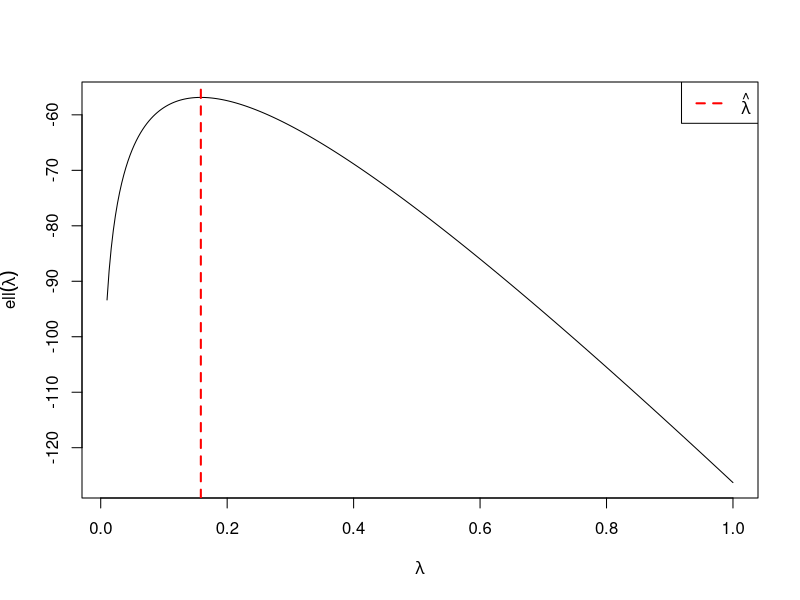

Generate this figure with R: (Note: this script raises an error after producing the figure.)
# ----------- QUESTÃO 1 ----------- #
# Considera-se que o tempo de vida segue uma distribuição exponencial com taxa λ > 0

# 1.1) PDF da distribuição exponencial
exp_pdf <- function(x, lambda){
  return(lambda * exp(-lambda * x))
}

# 1.2(a) Função de verossimilhança(likelihood)
likelihood_exp <- function(x, lambda) {
  return(prod(exp_pdf(x, lambda)))
}

# 1.2(b) Função log-verossimilhança(log likelihood)
loglike_exp <- function(x, lambda) {
  n <- length(x)
  return(n * log(lambda) - lambda * sum(x))
}

# 1.2(c) Estimador de Máxima Verossimilhança
# Para a exponencial, o MLE é o inverso da média amostral
mle_exp <- function(x){
  return(1 / mean(x))
}

# 1.3) Dados da amostra
d <- c(
  0.99, 2.31, 10.85, 6.15, 10.81, 3.72, 5.75, 4.15, 9.27, 7.84,
  2.31, 10.85, 6.15, 1.81, 3.72, 5.75, 10.40, 10.04, 4.15, 9.27
)

# Cálculo do estimador de máxima verossimilhança
estimador <- mle_exp(d)

# 1.4) Gráfico da função log-verossimilhança

# Valores de lambda analisados
lambda_vals <- seq(0.01, 1, length.out = 300)

# Cálculo da log-verossimilhança para cada valor de λ
loglike_vals <- sapply(lambda_vals, loglike_exp, x = d)

# Gráfico da log-verossimilhança em função de λ
plot(lambda_vals, loglike_vals, type = "l",
     xlab = expression(lambda),
     ylab = expression(ell(lambda)))

# Linha vertical indicando o valor do MLE
abline(v = estimador, col = "red", lwd = 2, lty = 2)

# Legenda do gráfico
legend("topright",
       legend = expression(hat(lambda)),
       col = "red",
       lty = 2,
       lwd = 2)

# 1.5(a) Tempo médio de vida estimado
# Para a exponencial, a expectativa é 1/λ
expectativa_exp <- function(lambda){
  1 / lambda
}
tempomedio <- expectativa_exp(estimador) #para o tempo medio estimado,usamos o estimador

  #  1.5(b) Probabilidade de o computador durar mais de 5 anos,ou seja, P(X > 5)
  prob5b <- exp(-estimador * 5)
# ----------- QUESTÃO 2 ----------- #
penguins_data <-na.omit(penguins) # desconsiderando os dados faltantes

# 2.1) Gráfico de dispersão entre x (massa) and y (comprimento do bico)
x <- penguins_data$body_mass_g
y <- penguins_data$bill_length_mm

ggplot(penguins_data, aes(x = body_mass_g, y = bill_length_mm)) +
  geom_point() +
  labs(title = "",
       x = "Massa Corporal (g)",
       y = "Comprimento do Bico (mm)")

# 2.2) Regressão linear

#Método dos mínimos quadrados
dados <- data.frame(x, y)
n <- length(x)
beta1 <- (n * sum(x*y) - sum(x) * sum(y)) / (n * sum(x^2) - (sum(x))^2)
beta0 <- mean(y) - beta1 * mean(x)

mmq <- c(beta0, beta1)

# Função Lm
modelo <- lm(y ~ x, data = dados)
funcao_lm <- as.numeric(coef(modelo)) 

#Comparação dos resultados
tabela <- data.frame(
  Metodo = c("MMQ", "Comando lm()"),
  Intercepto = c(mmq[1], funcao_lm[1]),
  Inclinação = c(mmq[2], funcao_lm[2])
)

print(tabela)

summary(modelo) #mostra informações geradas por lm()

#Gráfico com reta de regressão
ggplot(penguins_data, aes(x = body_mass_g, y = bill_length_mm)) +
  geom_point() +
  geom_smooth(method = "lm", se = FALSE) +
  labs(title = "",
       x = "Massa Corporal (g)",
       y = "Comprimento do Bico (mm)")

# 2.3) 1.Resíduos
resíduos <- modelo$residuals

#Gráfico para visualização
plot(penguins_data$body_mass_g, resíduos,
     xlab = "Massa Corporal (g)",
     ylab = "Resíduos",
     main = "",
     pch = 16)

abline(h = 0, lwd = 2)

#Cálculo do RSME
cat('Raiz do erro quadrático médio:', "\n")
rmse
rmse <- sqrt(mean(resíduos^2))

#Cálculo do R^2
cat("Coeficiente de determinação:", "\n")
summary(modelo)$r.squared

# 2.4) Introdução de um outlier

# Criando um ponto extremo
penguins_outlier <- rbind(
  penguins_data ,
  data.frame(
    species = "Adelie",
    island = "Torgersen",
    bill_length_mm = 45,   # valor típico
    bill_depth_mm = 19,
    flipper_length_mm = 190,
    body_mass_g = 8000,    # valor muito alto
    sex = "male",
    year = 2007
  )
)

modelo_outlier <- lm(bill_length_mm ~ body_mass_g,
                     data = penguins_outlier)

summary(modelo_outlier)

# novos valores para RSME e R^2
rmse_outlier <- sqrt(mean(residuals(modelo_outlier)^2))
r2_outlier <- summary(modelo_outlier)$r.squared
r2_original <- summary(modelo)$r.squared

#comparando coeficientes
coef_original <- coef(modelo)
coef_outlier <- coef(modelo_outlier)

tabela_comparacao <- data.frame(
  Modelo = c("Original", "Com outlier"),
  Intercepto = c(coef_original[1], coef_outlier[1]),
  Inclinação = c(coef_original[2], coef_outlier[2]),
  RMSE = c(rmse, rmse_outlier),
  R2 = c(r2_original, r2_outlier)
)

tabela_comparacao

# comparação entre as retas de regressão
plot(penguins_outlier$body_mass_g,
     penguins_outlier$bill_length_mm,
     xlab = "Massa Corporal (g)",
     ylab = "Comprimento do Bico (mm)",
     main = "",
     pch = 16,
     col = "black")

# Reta do modelo ORIGINAL
abline(modelo,
       col = "blue",
       lwd = 2)

# Reta do modelo COM OUTLIER
abline(modelo_outlier,
       col = "red",
       lwd = 2)

# Legenda
legend("topleft",
       legend = c("Modelo original", "Modelo com outlier"),
       col = c("blue", "red"),
       lwd = 2,
       bty = "n")
